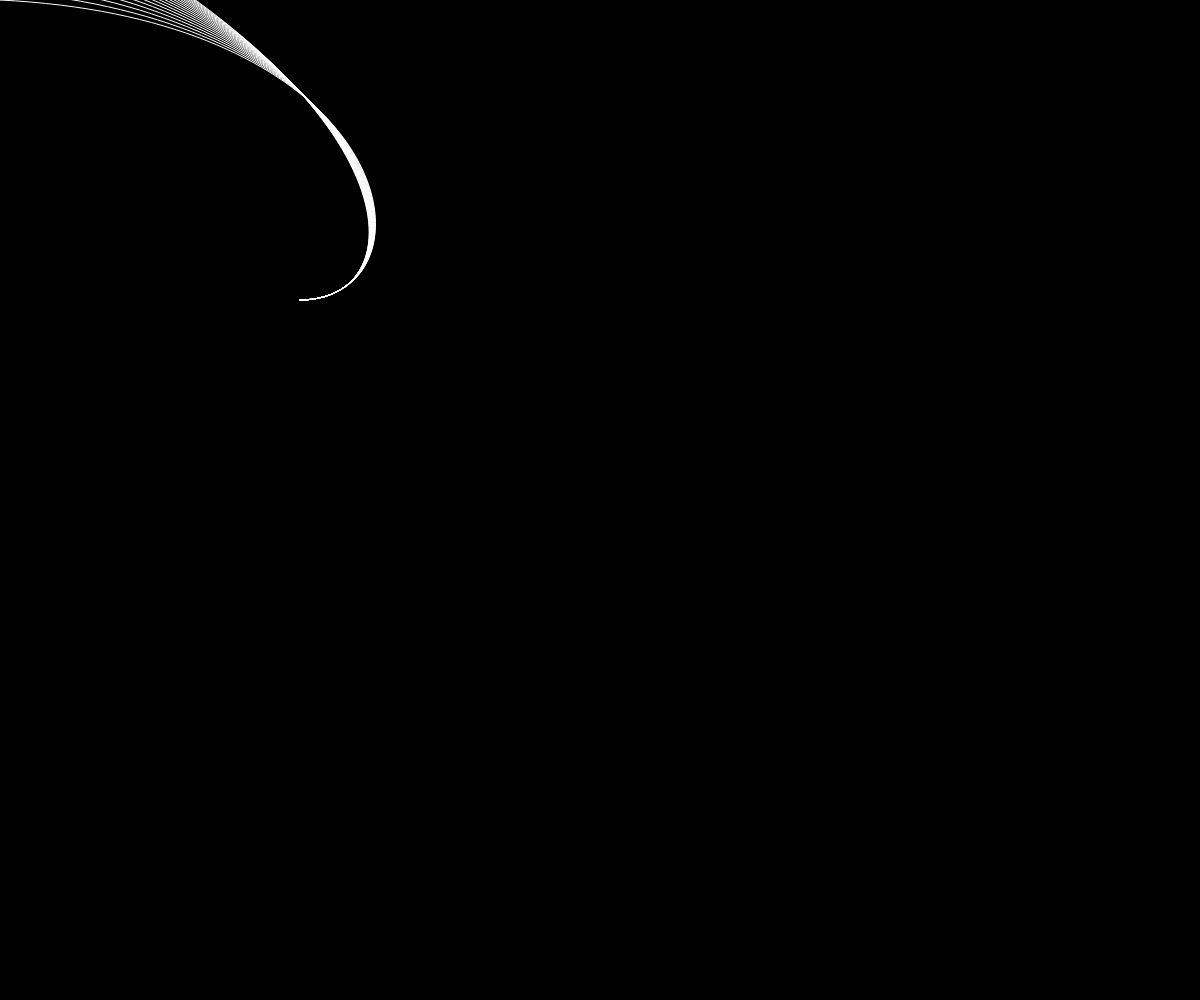
Frame 1 (no input)
Frame 60 (no input): identical to frame 1, image omitted
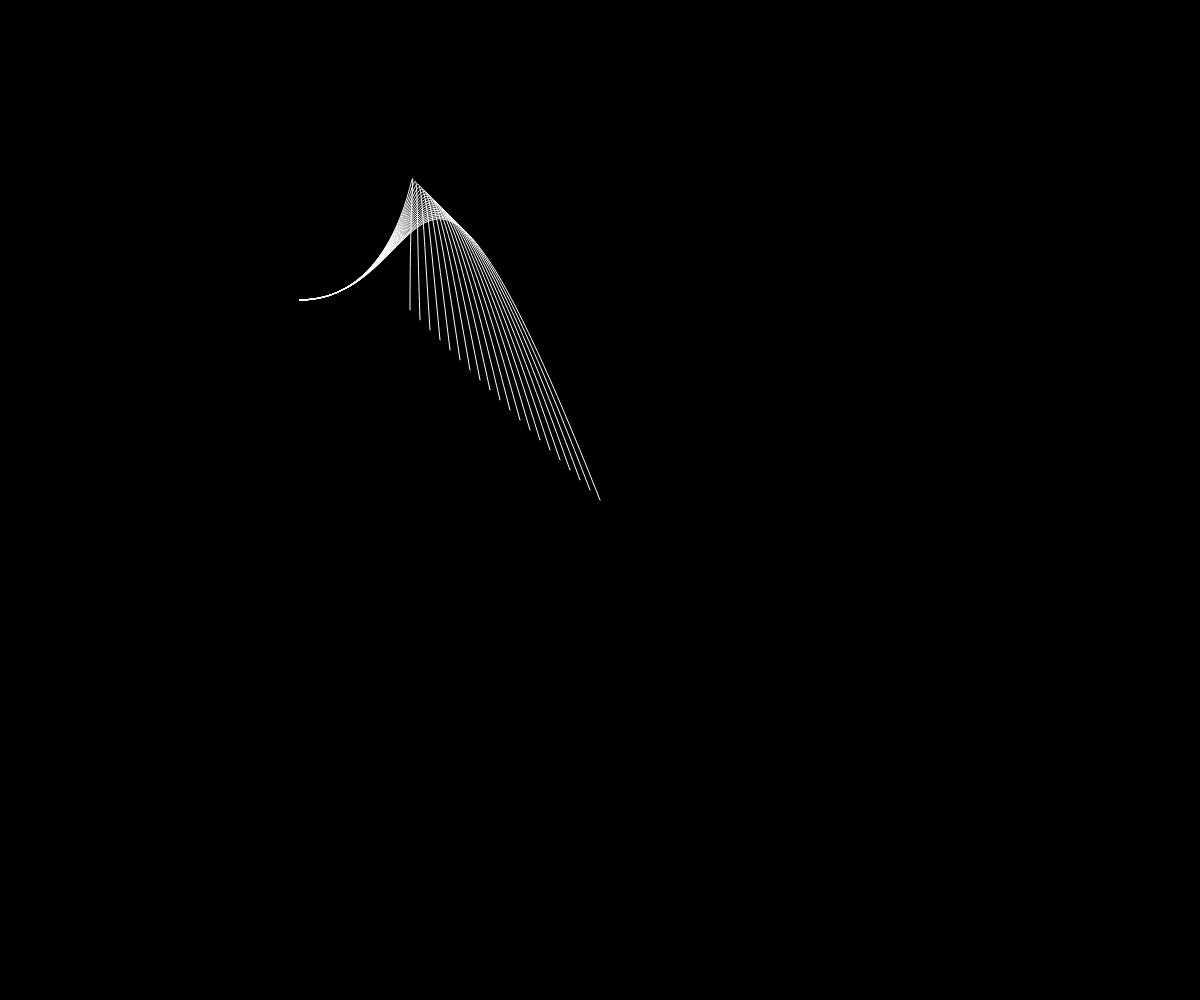
Frame 120 (the mouse pressed at the canvas centre since frame 60)

The p5.js sketch that drew these frames (run headless with seeded random() and noise() and a simulated clock; from frame 60 on, the mouse is pressed at the canvas centre):

// p5.js sketch
// ── sketch.js
function setup() {
    createCanvas(windowWidth, windowHeight);
    noFill();
    stroke(255);
}

function draw() {
  background(0);
  for (var i = 0; i < 400; i += 20) {
    bezier(mouseX-(i/2.0), mouseY-(i/2.0), 410, 20, 440, 300, 300, 300);
  }
}
